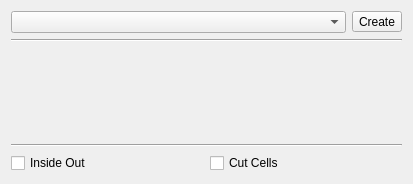
<?xml version="1.0" encoding="UTF-8"?>
<ui version="4.0">
 <class>TaskPostClip</class>
 <widget class="QWidget" name="TaskPostClip">
  <property name="geometry">
   <rect>
    <x>0</x>
    <y>0</y>
    <width>413</width>
    <height>184</height>
   </rect>
  </property>
  <property name="sizePolicy">
   <sizepolicy hsizetype="MinimumExpanding" vsizetype="Preferred">
    <horstretch>0</horstretch>
    <verstretch>0</verstretch>
   </sizepolicy>
  </property>
  <property name="windowTitle">
   <string>Form</string>
  </property>
  <layout class="QVBoxLayout" name="verticalLayout">
   <item>
    <layout class="QHBoxLayout" name="horizontalLayout">
     <item>
      <widget class="QComboBox" name="FunctionBox"/>
     </item>
     <item>
      <widget class="QToolButton" name="CreateButton">
       <property name="text">
        <string>Create</string>
       </property>
       <property name="icon">
        <iconset resource="../../../Gui/Icons/resource.qrc">
         <normaloff>:/icons/list-add.svg</normaloff>:/icons/list-add.svg</iconset>
       </property>
       <property name="toolButtonStyle">
        <enum>Qt::ToolButtonTextBesideIcon</enum>
       </property>
      </widget>
     </item>
    </layout>
   </item>
   <item>
    <widget class="Line" name="line">
     <property name="orientation">
      <enum>Qt::Horizontal</enum>
     </property>
    </widget>
   </item>
   <item>
    <widget class="QWidget" name="Container" native="true">
     <property name="sizePolicy">
      <sizepolicy hsizetype="Ignored" vsizetype="Minimum">
       <horstretch>0</horstretch>
       <verstretch>0</verstretch>
      </sizepolicy>
     </property>
    </widget>
   </item>
   <item>
    <widget class="Line" name="line_2">
     <property name="orientation">
      <enum>Qt::Horizontal</enum>
     </property>
    </widget>
   </item>
   <item>
    <layout class="QHBoxLayout" name="horizontalLayout_2">
     <item>
      <widget class="QCheckBox" name="InsideOut">
       <property name="text">
        <string>Inside Out</string>
       </property>
      </widget>
     </item>
     <item>
      <widget class="QCheckBox" name="CutCells">
       <property name="text">
        <string>Cut Cells</string>
       </property>
      </widget>
     </item>
    </layout>
   </item>
  </layout>
 </widget>
 <resources>
  <include location="../../../Gui/Icons/resource.qrc"/>
 </resources>
 <connections/>
</ui>
